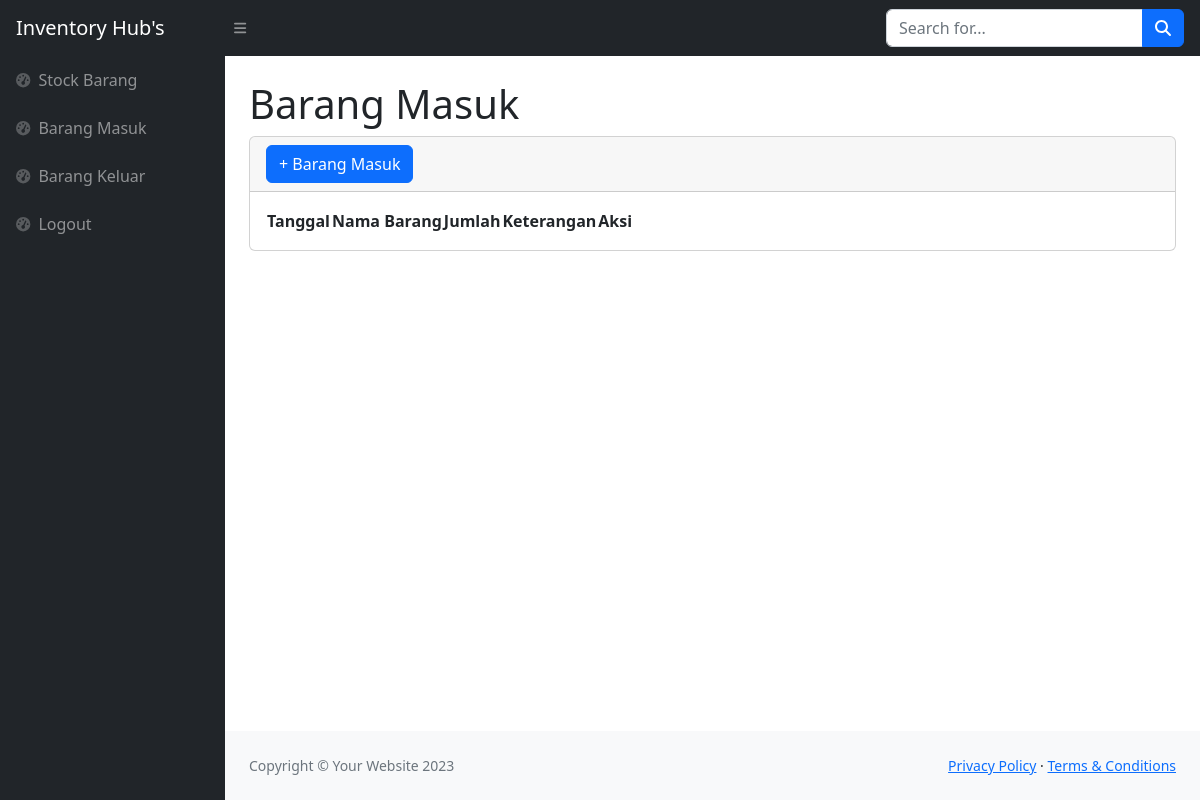
/masuk.php (signed in), run on an earlier commit of the app's database.
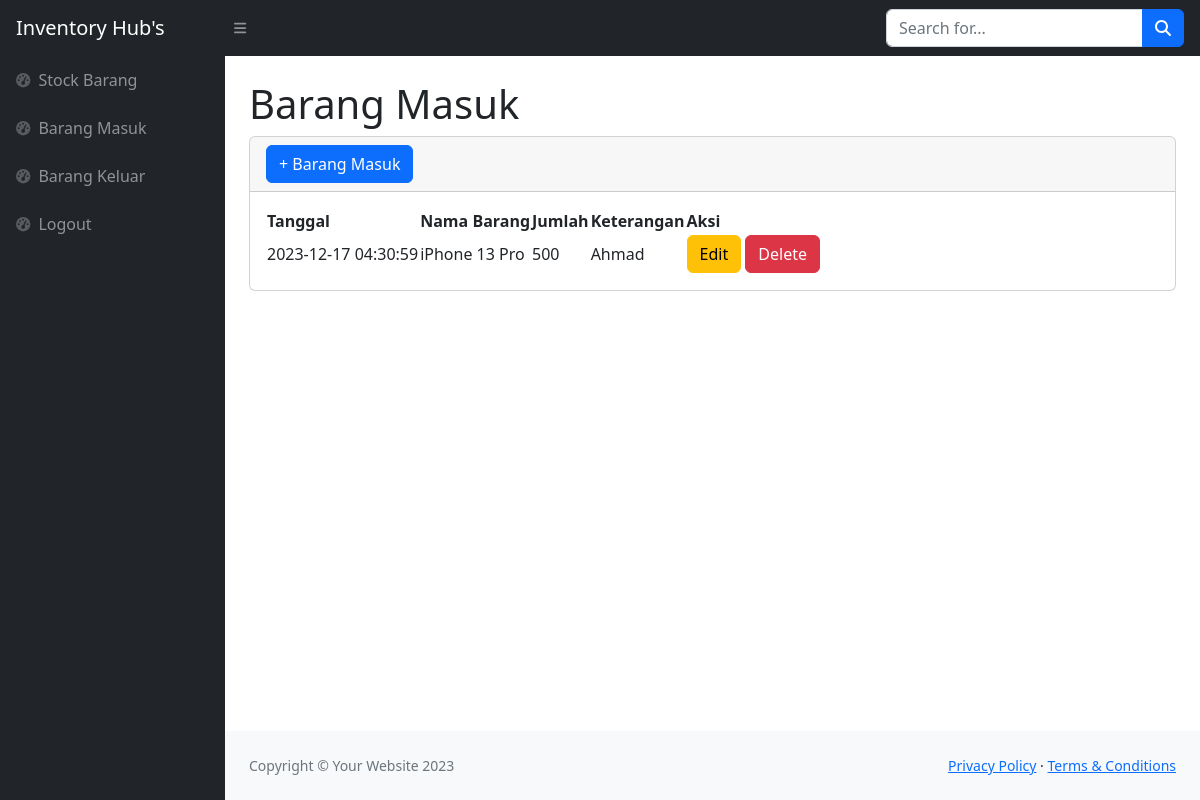
And on a later commit of the database.
### tables this page shows
CREATE TABLE `masuk` (
  `idmasuk` int(11) NOT NULL,
  `idbarang` int(11) NOT NULL,
  `tanggal` timestamp NOT NULL DEFAULT current_timestamp(),
  `keterangan` varchar(25) NOT NULL,
  `qty` int(11) NOT NULL
);

CREATE TABLE `stock` (
  `idbarang` int(11) NOT NULL,
  `namabarang` varchar(25) NOT NULL,
  `deskripsi` varchar(25) NOT NULL,
  `stock` int(11) NOT NULL
);

### masuk.php (the view, shortened to what the changed rows need)
<?php
require 'function.php';
?>
<!DOCTYPE html>
<html lang="en">
    <head>
        <link href="https://cdn.jsdelivr.net/npm/simple-datatables@7.1.2/dist/style.min.css" rel="stylesheet" />
        <link href="css/styles.css" rel="stylesheet" />
    </head>
    <body class="sb-nav-fixed">
        <div id="layoutSidenav">
            <div id="layoutSidenav_content">
                <main>
                    <div class="container-fluid px-4">
                        <h1 class="mt-4">Barang Masuk</h1>
                        <div class="card mb-4">
                            <div class="card-body">
                                <table id="datatablesSimple">
                                    <thead>
                                        <tr>
                                            <th>Tanggal</th>
                                            <th>Nama Barang</th>
                                            <th>Jumlah</th>
                                            <th>Keterangan</th>
                                            <th>Aksi</th>
                                        </tr>
                                    </thead>
                                    <tbody>
                                    <?php
                                        $ambilsemuadatastock = mysqli_query($conn, "SELECT * FROM masuk m, stock s WHERE s.idbarang = m.idbarang");
                                        while($data=mysqli_fetch_array($ambilsemuadatastock)){
                                            $idbarang   = $data['idbarang'];
                                            $tanggal    = $data['tanggal'];
                                            $namabarang = $data['namabarang'];
                                            $qty        = $data['qty'];
                                            $keterangan = $data['keterangan'];
                                        ?>
                                        <tr>
                                            <td><?= $tanggal; ?></td>
                                            <td><?= $namabarang; ?></td>
                                            <td><?= $qty; ?></td>
                                            <td><?= $keterangan; ?></td>
                                            <td>
                                                <button type="button" class="btn btn-warning" data-bs-toggle="modal" data-bs-target="#edit<?= $idbarang; ?>">
                                                    Edit
                                                </button>
                                                <button type="button" class="btn btn-danger" data-bs-toggle="modal" data-bs-target="#delete<?= $idbarang; ?>">
                                                    Delete
                                                </button>
                                            </td>
                                        </tr>
                                        <?php
                                        };
                                        ?>
                                    </tbody>
                                </table>
                            </div>
                        </div>
                    </div>
                </main>
            </div>
        </div>
    </body>
</html>

What changed in the data, as far as the page shows it:
added masuk: tanggal "2023-12-17 04:30:59", idbarang.namabarang "iPhone 13 Pro", qty "500", keterangan "Ahmad"
